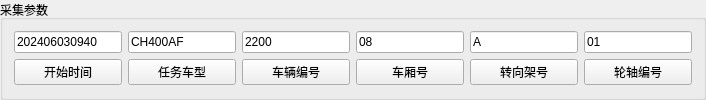
         <widget class="QGroupBox" name="groupBox_46">
          <property name="sizePolicy">
           <sizepolicy hsizetype="Expanding" vsizetype="Maximum">
            <horstretch>0</horstretch>
            <verstretch>0</verstretch>
           </sizepolicy>
          </property>
          <property name="title">
           <string>采集参数</string>
          </property>
          <layout class="QGridLayout" name="gridLayout_92">
           <item row="0" column="0">
            <layout class="QVBoxLayout" name="verticalLayout_14">
             <item>
              <widget class="QLineEdit" name="Begin_Time_Setting">
               <property name="sizePolicy">
                <sizepolicy hsizetype="Preferred" vsizetype="Fixed">
                 <horstretch>0</horstretch>
                 <verstretch>0</verstretch>
                </sizepolicy>
               </property>
               <property name="text">
                <string>202406030940</string>
               </property>
               <property name="readOnly">
                <bool>false</bool>
               </property>
              </widget>
             </item>
             <item>
              <widget class="QPushButton" name="Write_Begin_Time">
               <property name="sizePolicy">
                <sizepolicy hsizetype="Preferred" vsizetype="Fixed">
                 <horstretch>0</horstretch>
                 <verstretch>0</verstretch>
                </sizepolicy>
               </property>
               <property name="text">
                <string>开始时间</string>
               </property>
              </widget>
             </item>
            </layout>
           </item>
           <item row="0" column="4">
            <layout class="QVBoxLayout" name="verticalLayout_16">
             <item>
              <widget class="QLineEdit" name="Bogie_Num_Setting">
               <property name="sizePolicy">
                <sizepolicy hsizetype="Preferred" vsizetype="Fixed">
                 <horstretch>0</horstretch>
                 <verstretch>0</verstretch>
                </sizepolicy>
               </property>
               <property name="text">
                <string>A</string>
               </property>
               <property name="readOnly">
                <bool>false</bool>
               </property>
              </widget>
             </item>
             <item>
              <widget class="QPushButton" name="Write_Bogie_Num">
               <property name="sizePolicy">
                <sizepolicy hsizetype="Preferred" vsizetype="Fixed">
                 <horstretch>0</horstretch>
                 <verstretch>0</verstretch>
                </sizepolicy>
               </property>
               <property name="text">
                <string>转向架号</string>
               </property>
              </widget>
             </item>
            </layout>
           </item>
           <item row="0" column="1">
            <layout class="QVBoxLayout" name="verticalLayout_13">
             <item>
              <widget class="QLineEdit" name="Car_Type_Setting">
               <property name="sizePolicy">
                <sizepolicy hsizetype="Preferred" vsizetype="Fixed">
                 <horstretch>0</horstretch>
                 <verstretch>0</verstretch>
                </sizepolicy>
               </property>
               <property name="text">
                <string>CH400AF</string>
               </property>
               <property name="readOnly">
                <bool>false</bool>
               </property>
              </widget>
             </item>
             <item>
              <widget class="QPushButton" name="Write_Car_Type">
               <property name="sizePolicy">
                <sizepolicy hsizetype="Preferred" vsizetype="Fixed">
                 <horstretch>0</horstretch>
                 <verstretch>0</verstretch>
                </sizepolicy>
               </property>
               <property name="text">
                <string>任务车型</string>
               </property>
              </widget>
             </item>
            </layout>
           </item>
           <item row="0" column="3">
            <layout class="QVBoxLayout" name="verticalLayout_15">
             <item>
              <widget class="QLineEdit" name="Car_Box_Setting">
               <property name="sizePolicy">
                <sizepolicy hsizetype="Preferred" vsizetype="Fixed">
                 <horstretch>0</horstretch>
                 <verstretch>0</verstretch>
                </sizepolicy>
               </property>
               <property name="text">
                <string>08</string>
               </property>
               <property name="readOnly">
                <bool>false</bool>
               </property>
              </widget>
             </item>
             <item>
              <widget class="QPushButton" name="Write_Car_Box">
               <property name="sizePolicy">
                <sizepolicy hsizetype="Preferred" vsizetype="Fixed">
                 <horstretch>0</horstretch>
                 <verstretch>0</verstretch>
                </sizepolicy>
               </property>
               <property name="text">
                <string>车厢号</string>
               </property>
              </widget>
             </item>
            </layout>
           </item>
           <item row="0" column="2">
            <layout class="QVBoxLayout" name="verticalLayout_12">
             <item>
              <widget class="QLineEdit" name="Car_Num_Setting">
               <property name="sizePolicy">
                <sizepolicy hsizetype="Preferred" vsizetype="Fixed">
                 <horstretch>0</horstretch>
                 <verstretch>0</verstretch>
                </sizepolicy>
               </property>
               <property name="text">
                <string>2200</string>
               </property>
               <property name="readOnly">
                <bool>false</bool>
               </property>
              </widget>
             </item>
             <item>
              <widget class="QPushButton" name="Write_Car_Num">
               <property name="sizePolicy">
                <sizepolicy hsizetype="Preferred" vsizetype="Fixed">
                 <horstretch>0</horstretch>
                 <verstretch>0</verstretch>
                </sizepolicy>
               </property>
               <property name="text">
                <string>车辆编号</string>
               </property>
              </widget>
             </item>
            </layout>
           </item>
           <item row="0" column="5">
            <layout class="QVBoxLayout" name="verticalLayout_17">
             <item>
              <widget class="QLineEdit" name="Axis_Num_Setting">
               <property name="sizePolicy">
                <sizepolicy hsizetype="Preferred" vsizetype="Fixed">
                 <horstretch>0</horstretch>
                 <verstretch>0</verstretch>
                </sizepolicy>
               </property>
               <property name="text">
                <string>01</string>
               </property>
               <property name="readOnly">
                <bool>false</bool>
               </property>
              </widget>
             </item>
             <item>
              <widget class="QPushButton" name="Write_Axis_Num">
               <property name="sizePolicy">
                <sizepolicy hsizetype="Preferred" vsizetype="Fixed">
                 <horstretch>0</horstretch>
                 <verstretch>0</verstretch>
                </sizepolicy>
               </property>
               <property name="text">
                <string>轮轴编号</string>
               </property>
              </widget>
             </item>
            </layout>
           </item>
          </layout>
         </widget>
